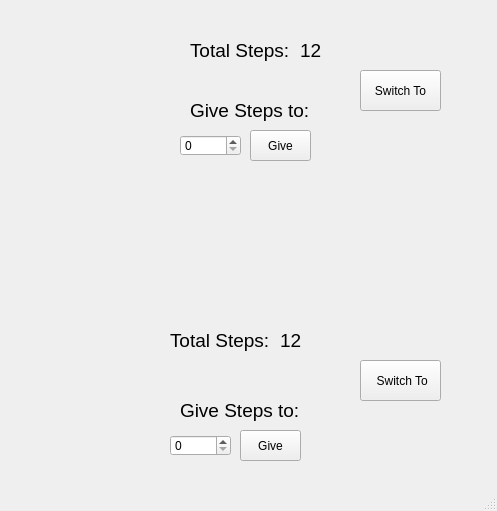
<?xml version="1.0" encoding="UTF-8"?>
<ui version="4.0">
 <class>MainWindow</class>
 <widget class="QMainWindow" name="MainWindow">
  <property name="geometry">
   <rect>
    <x>0</x>
    <y>0</y>
    <width>497</width>
    <height>511</height>
   </rect>
  </property>
  <property name="windowTitle">
   <string>MainWindow</string>
  </property>
  <widget class="QWidget" name="centralwidget">
   <widget class="QLabel" name="lightAround2">
    <property name="geometry">
     <rect>
      <x>20</x>
      <y>280</y>
      <width>131</width>
      <height>191</height>
     </rect>
    </property>
    <property name="text">
     <string/>
    </property>
    <property name="pixmap">
     <pixmap>Pics/highlight.png</pixmap>
    </property>
    <property name="scaledContents">
     <bool>true</bool>
    </property>
   </widget>
   <widget class="QLabel" name="lightAround1">
    <property name="geometry">
     <rect>
      <x>10</x>
      <y>0</y>
      <width>141</width>
      <height>191</height>
     </rect>
    </property>
    <property name="text">
     <string/>
    </property>
    <property name="pixmap">
     <pixmap>Pics/highlight.png</pixmap>
    </property>
    <property name="scaledContents">
     <bool>true</bool>
    </property>
   </widget>
   <widget class="QSpinBox" name="chooseSteps1">
    <property name="geometry">
     <rect>
      <x>180</x>
      <y>135</y>
      <width>61</width>
      <height>21</height>
     </rect>
    </property>
   </widget>
   <widget class="QSpinBox" name="chooseSteps2">
    <property name="geometry">
     <rect>
      <x>170</x>
      <y>435</y>
      <width>61</width>
      <height>21</height>
     </rect>
    </property>
   </widget>
   <widget class="QLabel" name="steps1">
    <property name="geometry">
     <rect>
      <x>190</x>
      <y>40</y>
      <width>101</width>
      <height>21</height>
     </rect>
    </property>
    <property name="font">
     <font>
      <pointsize>14</pointsize>
     </font>
    </property>
    <property name="text">
     <string>Total Steps:</string>
    </property>
   </widget>
   <widget class="QLabel" name="stepsValue1">
    <property name="geometry">
     <rect>
      <x>300</x>
      <y>40</y>
      <width>47</width>
      <height>21</height>
     </rect>
    </property>
    <property name="font">
     <font>
      <pointsize>14</pointsize>
     </font>
    </property>
    <property name="text">
     <string>12</string>
    </property>
   </widget>
   <widget class="QLabel" name="steps2">
    <property name="geometry">
     <rect>
      <x>170</x>
      <y>330</y>
      <width>101</width>
      <height>21</height>
     </rect>
    </property>
    <property name="font">
     <font>
      <pointsize>14</pointsize>
     </font>
    </property>
    <property name="text">
     <string>Total Steps:</string>
    </property>
   </widget>
   <widget class="QLabel" name="stepsValue2">
    <property name="geometry">
     <rect>
      <x>280</x>
      <y>330</y>
      <width>47</width>
      <height>21</height>
     </rect>
    </property>
    <property name="font">
     <font>
      <pointsize>14</pointsize>
     </font>
    </property>
    <property name="text">
     <string>12</string>
    </property>
   </widget>
   <widget class="QLabel" name="giveSteps2">
    <property name="geometry">
     <rect>
      <x>180</x>
      <y>400</y>
      <width>131</width>
      <height>21</height>
     </rect>
    </property>
    <property name="font">
     <font>
      <pointsize>14</pointsize>
     </font>
    </property>
    <property name="text">
     <string>Give Steps to:</string>
    </property>
   </widget>
   <widget class="QLabel" name="giveSteps1">
    <property name="geometry">
     <rect>
      <x>190</x>
      <y>100</y>
      <width>131</width>
      <height>21</height>
     </rect>
    </property>
    <property name="font">
     <font>
      <pointsize>14</pointsize>
     </font>
    </property>
    <property name="text">
     <string>Give Steps to:</string>
    </property>
   </widget>
   <widget class="QPushButton" name="give2">
    <property name="geometry">
     <rect>
      <x>240</x>
      <y>430</y>
      <width>61</width>
      <height>31</height>
     </rect>
    </property>
    <property name="text">
     <string>Give</string>
    </property>
   </widget>
   <widget class="QPushButton" name="give1">
    <property name="geometry">
     <rect>
      <x>250</x>
      <y>130</y>
      <width>61</width>
      <height>31</height>
     </rect>
    </property>
    <property name="text">
     <string>Give</string>
    </property>
   </widget>
   <widget class="QPushButton" name="switch1">
    <property name="geometry">
     <rect>
      <x>360</x>
      <y>70</y>
      <width>81</width>
      <height>41</height>
     </rect>
    </property>
    <property name="text">
     <string>Switch To</string>
    </property>
   </widget>
   <widget class="QPushButton" name="switch2">
    <property name="geometry">
     <rect>
      <x>360</x>
      <y>360</y>
      <width>81</width>
      <height>41</height>
     </rect>
    </property>
    <property name="text">
     <string> Switch To</string>
    </property>
   </widget>
   <widget class="QLabel" name="picture2">
    <property name="geometry">
     <rect>
      <x>30</x>
      <y>295</y>
      <width>111</width>
      <height>151</height>
     </rect>
    </property>
    <property name="text">
     <string/>
    </property>
    <property name="pixmap">
     <pixmap>Pics/character 1.png</pixmap>
    </property>
    <property name="scaledContents">
     <bool>true</bool>
    </property>
   </widget>
   <widget class="QLabel" name="picture1">
    <property name="geometry">
     <rect>
      <x>30</x>
      <y>20</y>
      <width>111</width>
      <height>151</height>
     </rect>
    </property>
    <property name="text">
     <string/>
    </property>
    <property name="pixmap">
     <pixmap>Pics/character 2.png</pixmap>
    </property>
    <property name="scaledContents">
     <bool>true</bool>
    </property>
   </widget>
  </widget>
  <widget class="QMenuBar" name="menubar">
   <property name="geometry">
    <rect>
     <x>0</x>
     <y>0</y>
     <width>497</width>
     <height>21</height>
    </rect>
   </property>
  </widget>
  <widget class="QStatusBar" name="statusbar"/>
 </widget>
 <resources/>
 <connections/>
</ui>
